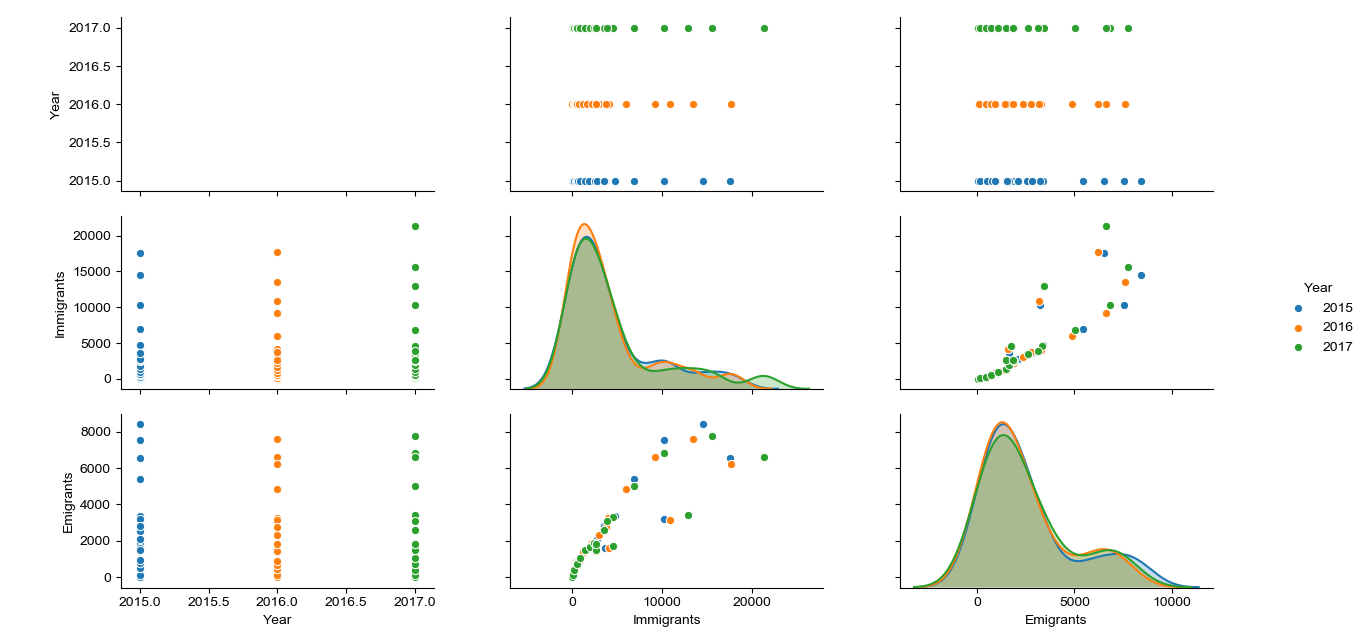

Here is the Python script that generated this plot:
import numpy as np
import pandas as pd
import matplotlib as mpl
import matplotlib.pyplot as plt
import seaborn as sns
# =============================================
# 1. Read CSV		# DONE
# =============================================
df = pd.read_csv('1_A2_immigrants_emigrants_by_age.csv')

df.Age = df.Age.str.replace('Range ' , '')

df_melt = pd.melt(df,
	id_vars=['Year', 'Age'], 
	value_vars=['Immigrants', 'Emigrants'],
	var_name='Transmigration Type',
	value_name='Number'
	)

# print(df.head())
# print(df_melt.head())

# =============================================
# 2. # Write to csv, excel	# DONE
# =============================================

# df_melt.to_csv('1_A2_immigrants_emigrants_by_age_process.csv', sep=',')
# df_melt.to_excel('1_A2_immigrants_emigrants_by_age_process.xlsx')

# =============================================
# 3. Plotting
# =============================================
# EDA
sns.pairplot(df, hue="Year")

# Violin Plot
fig2 = plt.subplots(ncols=1)
sns.set(style="whitegrid", palette="pastel", color_codes=True)

sns.violinplot(
    x="Year",
	y="Number",
	hue="Transmigration Type",
    split=True, inner="quart",
	data=df_melt,
)

sns.despine(left=True)

plt.show()
plt.clf()
